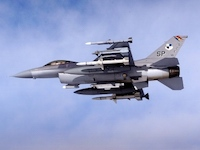
#> input picture F16-source.jpg, 200 x 150 px; the run also reads 1 picture not shown here
$ python hw3-2.py   (older library calls are emulated)
#> lines starting #> are read from the running program, lines starting #| are printed output that depends on the picture; after the words box and inside, x2 and y2 are one past the last pixel; in counts of white or black regions, pixels touching at a corner belong together
import cv2
import numpy as np
from scipy.sparse import linalg as linalg
from scipy.sparse import lil_matrix as lil_matrix

OMEGA = 0
DEL_OMEGA = 1
OUTSIDE = 2

def point_location(index, mask):
    if in_omega(index,mask) == False:
        return OUTSIDE
    if edge(index,mask) == True:
        return DEL_OMEGA
    return OMEGA

def in_omega(index, mask):
    return mask[index] == 1

def edge(index, mask):
    if in_omega(index,mask) == False: return False
    for pt in get_surrounding(index):
        if in_omega(pt,mask) == False: return True
    return False

def lapl_at_index(source, index):
    i,j = index
    val = (4 * source[i,j])    \
           - (1 * source[i+1, j]) \
           - (1 * source[i-1, j]) \
           - (1 * source[i, j+1]) \
           - (1 * source[i, j-1])
    return val

def mask_indicies(mask):
    nonzero = np.nonzero(mask)
    return zip(nonzero[0], nonzero[1])

def get_surrounding(index):
    i,j = index
    return [(i+1,j),(i-1,j),(i,j+1),(i,j-1)]

def poisson_sparse_matrix(points):
    N = len(points)
    A = lil_matrix((N,N))
    for i,index in enumerate(points):
        A[i,i] = 4
        for x in get_surrounding(index):
            if x not in points: continue
            j = points.index(x)
            A[i,j] = -1
    return A

def process(source, target, mask):
    indicies=[]
    indicies = list(mask_indicies(mask))
    N = len(list(indicies))
    print("N: "+str(N))
    A = poisson_sparse_matrix(indicies)
    b = np.zeros(N)
    for i,index in enumerate(indicies):
        b[i] = lapl_at_index(source, index)
    x = linalg.cg(A, b)
    composite = np.copy(target).astype(int)
    for i,index in enumerate(indicies):
        composite[index] = x[0][i]
    return composite


def preview(source, target, mask):
    return (target * (1.0 - mask)) + (source * (mask))

source="F16-source.jpg"
target="F16-target.jpg"
mask_dist="F16-mask.jpg"
source_img=cv2.imread(source,cv2.IMREAD_COLOR)
#> source_img is the input picture: shape (150, 200, 3); mean B, G, R 202.8, 162.6, 151.7
target_img=cv2.imread(target,cv2.IMREAD_COLOR)
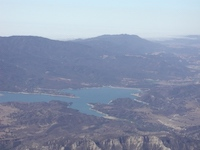
#> input picture F16-target.jpg, 200 x 150 px
#> target_img is the input picture: shape (150, 200, 3); mean B, G, R 174, 151.3, 140.4

mask_img=cv2.imread(mask_dist,cv2.IMREAD_GRAYSCALE)
mask=np.atleast_3d(mask_img).astype(np.float)/255.
mask[mask!=1]=0
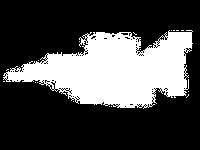
#> mask: shape (150, 200, 1) float64; values 0 (black) and 1 (white), 29.8% white; 18 white regions (17 under 20 px), largest, box (x1, y1, x2, y2) and area: (3, 30, 193, 109) 8911
mask=mask[:,:,0]
channels=source_img.shape[-1]
#> channels = 3
result_stack=[process(source_img[:,:,i],target_img[:,:,i],mask) for i in range (channels)]
#> in mask_indicies, `nonzero = np.nonzero(mask)`: nonzero = 8942 positions, rows 30 to 108, columns 3 to 192
#> in process, `indicies = list(mask_indicies(mask))`: indicies = 8942 pairs, first value 30 to 108, second value 3 to 192
#> in process, `N = len(list(indicies))`: N = 8942
#| N: 8942
#> the loop in poisson_sparse_matrix, `for i,index in enumerate(points):` made 8942 passes
#> the loop in process, `for i,index in enumerate(indicies):` made 8942 passes
#> after the loop in process, `for i,index in enumerate(indicies):`:
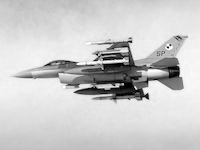
#> source: shape (150, 200); min 0, max 255, mean 202.8
#> after the loop in process, `for i,index in enumerate(indicies):`: b = 8942 values, max 321 at index 6649, min -568 at index 1277, mean -0.00973
#> the loop in process, `for i,index in enumerate(indicies):` made 8942 passes
#> after the loop in process, `for i,index in enumerate(indicies):`:
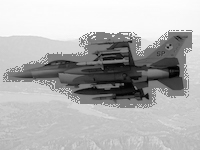
#> composite: shape (150, 200) int64; min -241, max 247, mean 101.7; drawn with min black and max white
#> in process (call 2), `indicies=[]`: indicies = []
#> in process (call 2), `indicies = list(mask_indicies(mask))`: indicies = 8942 pairs, first value 30 to 108, second value 3 to 192
#| N: 8942
#> the loop in poisson_sparse_matrix (call 2), `for i,index in enumerate(points):` made 8942 passes
#> the loop in process (call 2), `for i,index in enumerate(indicies):` made 8942 passes
#> after the loop in process (call 2), `for i,index in enumerate(indicies):`:
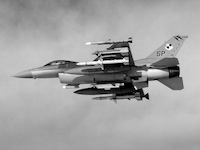
#> source: shape (150, 200); min 0, max 255, mean 162.6
#> after the loop in process (call 2), `for i,index in enumerate(indicies):`: b = 8942 values, max 320 at index 6649, min -560 at index 1277, mean 0.0329
#> the loop in process (call 2), `for i,index in enumerate(indicies):` made 8942 passes
#> in process (call 3), `indicies=[]`: indicies = []
#> in process (call 3), `indicies = list(mask_indicies(mask))`: indicies = 8942 pairs, first value 30 to 108, second value 3 to 192
#| N: 8942
#> the loop in process (call 3), `for i,index in enumerate(indicies):` made 8942 passes
#> in process (call 3), `composite = np.copy(target).astype(int)`:
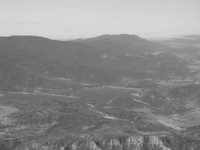
#> composite: shape (150, 200) int64; min 59, max 217, mean 140.4
result = cv2.merge(result_stack)
cv2.imwrite("F16_result.jpg", result)
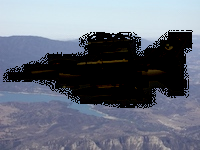
#> saved as F16_result.jpg: shape (150, 200, 3); mean B, G, R 123.7, 110.4, 104
